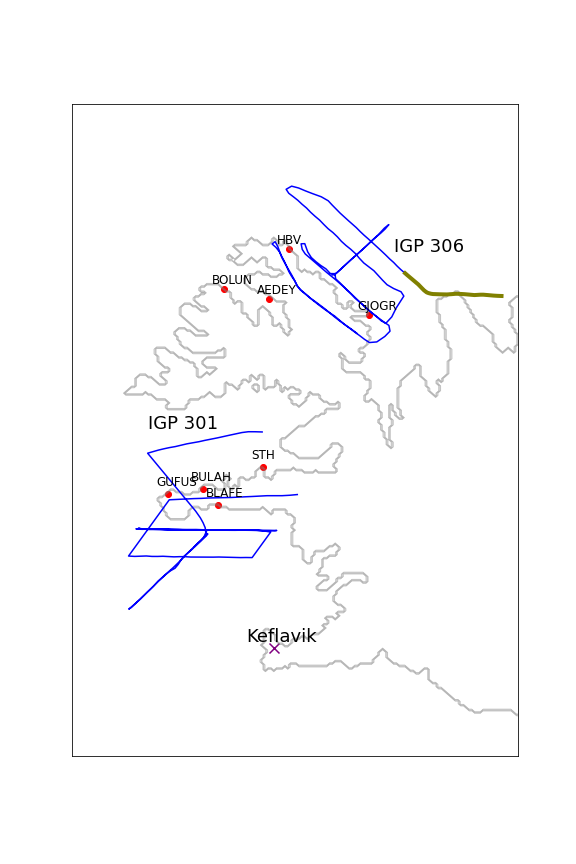

This chart was generated by the following Python code:
# -*- coding: utf-8 -*-
"""
Created on Tue Oct  5 17:20:09 2021

@author: kse18nru
"""

#%% module imports
import iris
from iris.analysis.cartography import rotate_pole
import data_management as dmna
import pandas as pd
import numpy as np
import persinterpolate as pert
import matplotlib
import matplotlib.pyplot as plt
import xsection_workshop as workshop
import iris.coord_categorisation
import iris.plot as iplt
import matplotlib.gridspec as gridspec
from iris.analysis import trajectory

#%% model land mask loading
um_path = 'D:/Project/Model_Data/u-cc134/'
land_cube = iris.load_cube(f'{um_path}RA1M_1p5km_um_land_binary_mask_24hrs_pi_306.nc')
land_data = land_cube.data
land_x = land_cube.coord('grid_longitude').points
land_y = land_cube.coord('grid_latitude').points

#%% load obs data
## gstas
gsta_306_df_all = pd.read_csv('D:/Project/Obvs_Data/groundstations/weather_stations_201803.csv')
gsta_301_df = pd.read_csv('D:/Project/Obvs_Data/groundstations/snaesfellsnes_stations_info.csv')

## sample correct 306 stations
station_codes= np.array([2862,2655,2692,2738])
gsta_condition = np.array(gsta_306_df_all.STATION) == 0
for scode in station_codes:
    temp_cond =  np.array(gsta_306_df_all.STATION) == scode
    gsta_condition = gsta_condition + temp_cond
gsta_306_df = gsta_306_df_all[gsta_condition]  
print(gsta_301_df,'\n', gsta_306_df)
## gt gsta snames
gsta_301_sname = gsta_301_df.SHORTNAME
gsta_306_sname = gsta_306_df.SHORTNAME
#%%
### flights
flight306_filename = 'IGP_flights_database_obs_60s_306.txt'
flight301_filename = 'IGP_flights_database_obs_60s_301.txt'
path = 'D:/Project/Obvs_Data/Databases/'
flight_306_df = pd.read_csv(f'{path}{flight306_filename}',delimiter = ' ')
flight_301_df = pd.read_csv(f'{path}{flight301_filename}',delimiter = ' ')

lon_306 = flight_306_df.lon
lat_306 = flight_306_df.lat
lon_301 = flight_301_df.lon
lat_301 = flight_301_df.lat

#%% down stream profile flt 306
ds_profile_df = pd.read_csv('D:/Project/Obvs_Data/profiles/MASIN_1hz_downstream_profile_ft306.csv')
ds_x = ds_profile_df.gridx
ds_y = ds_profile_df.gridy
#%% rotate obs coords onto model grid 
polelat = land_cube.coord('grid_latitude').coord_system.grid_north_pole_latitude
polelon = land_cube.coord('grid_longitude').coord_system.grid_north_pole_longitude
gsta_306_x, gsta_306_y = rotate_pole(np.array(gsta_306_df.LON), np.array(gsta_306_df.LAT), polelon, polelat)
gsta_306_x = gsta_306_x + 360
gsta_301_x, gsta_301_y = rotate_pole(np.array(gsta_301_df.LON), np.array(gsta_301_df.LAT), polelon, polelat)
gsta_301_x = gsta_301_x + 360
kefl_x, kefl_y = rotate_pole(np.array([-22.60]), np.array([63.96]), polelon, polelat)
kefl_x = kefl_x + 360
case2x, case2y = rotate_pole(np.array(lon_306), np.array(lat_306), polelon, polelat)
case2x = case2x + 360
case1x, case1y = rotate_pole(np.array(lon_301), np.array(lat_301), polelon, polelat)
case1x = case1x + 360
#%% plot map

fig, ax = plt.subplots(1,1, figsize = (8,12))

## set up land borders and frame
ax.contour(land_x, land_y, land_data, colors = 'grey', linewidths = 0.2)
ax.set_xlim(left = 359, right = 361.4)
ax.set_ylim(bottom = -2.5, top = 1.5)
ax.set_xticks([])
ax.set_yticks([])

ax.plot(case1x,case1y, c = 'blue', label = 'runaveraged aircraft')
ax.plot(case2x,case2y, c = 'blue')
ax.plot(ds_x,ds_y, c= 'olive', linewidth = 4, label = '1hz aircraft, for profile')
## add ground stations
ax.scatter(gsta_301_x,gsta_301_y, color = 'red', label = 'groundstations') # 301 stations
for i,txt in enumerate(np.array(gsta_301_sname)):
        ax.annotate(txt, (gsta_301_x[i],gsta_301_y[i]), xytext = (gsta_301_x[i] - 0.065,gsta_301_y[i]+0.05), fontsize = 12)
ax.scatter(gsta_306_x,gsta_306_y, color = 'red') # 306 stations
for i,txt in enumerate(np.array(gsta_306_sname)):
        ax.annotate(txt, (gsta_306_x[i],gsta_301_y[i]), xytext = (gsta_306_x[i] - 0.065,gsta_306_y[i]+0.03), fontsize = 12)
        
## plot keflavik location
ax.scatter(kefl_x, kefl_y, color = 'purple', marker = 'x', s = 100)
ax.annotate('Keflavik', (kefl_x[0], kefl_y[0]), xytext = (kefl_x[0] - 0.15, kefl_y[0] + 0.04))
ax.annotate('IGP 306', (case2x[0] +0.2,case2y[0]+0.5))
ax.annotate('IGP 301', (case1x[0]-0.8,case1y[0]+0.40))
plt.savefig('obs_source_map.png')
